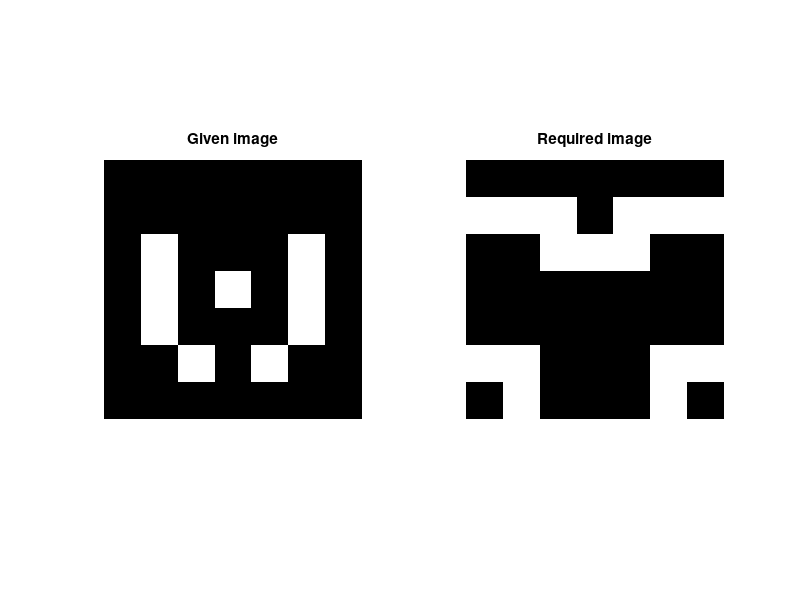

Write the MATLAB code that produced this figure.
%task 2%
clc;
clear;
close all;

I1=[0,0,0,0,0,0,0;
    0,0,0,0,0,0,0;
    0,1,0,0,0,1,0;
    0,1,0,1,0,1,0;
    0,1,0,0,0,1,0;
    0,0,1,0,1,0,0;
    0,0,0,0,0,0,0 ];

[row, col]= size(I1);

subplot(1,2,1);
imshow(I1);
title('Given image');
     
[x,y] = size(I1);
I2=zeros(x+2,y+2);

I1_padded = zeros(x+2,y+2); 
I1_padded(2:x+1,2:y+1) = I1;


%Dilation using 3x3 sqr structure 
w = [1 1 1;
     1 1 1;
     1 1 1];
  
for i =2:x+1
    for j =2:y+1 
        w1 =[I1_padded(i-1,j-1)*w(1,1) I1_padded(i-1,j)*w(1,2) I1_padded(i-1,j+1)*w(1,3) I1_padded(i,j-1)*w(2,1) I1_padded(i,j)*w(2,2) I1_padded(i,j+1)*w(2,3) I1_padded(i+1,j-1)*w(3,1) I1_padded(i+1,j)*w(3,2) I1_padded(i+1,j+1)*w(3,3)];
        I2(i,j)=max(w1);
    end
end

I1_padded = ones(x+2,y+2);
I1_padded(2:x+1, 2:y+1) = I2(2:x+1,2:y+1);
I3 = zeros(x+2,y+2);


for i = 2:x+1
    for j = 2:y+1 
        w1 = [I1_padded(i-1,j-1)*w(1,1) I1_padded(i-1,j)*w(1,2) I1_padded(i-1,j+1)*w(1,3) I1_padded(i,j-1)*w(2,1) I1_padded(i,j)*w(2,2) I1_padded(i,j+1)*w(2,3) I1_padded(i+1,j-1)*w(3,1) I1_padded(i+1,j)*w(3,2) I1_padded(i+1,j+1)*w(3,3)];
        I3(i,j) = min(w1);
    end
end

Result=zeros(row,col);
Result(1:x,1:y) = I2(2:x+1, 2:y+1) - I3(2:x+1, 2:y+1);

subplot(1,2,2);
imshow(Result);
title('Required image');